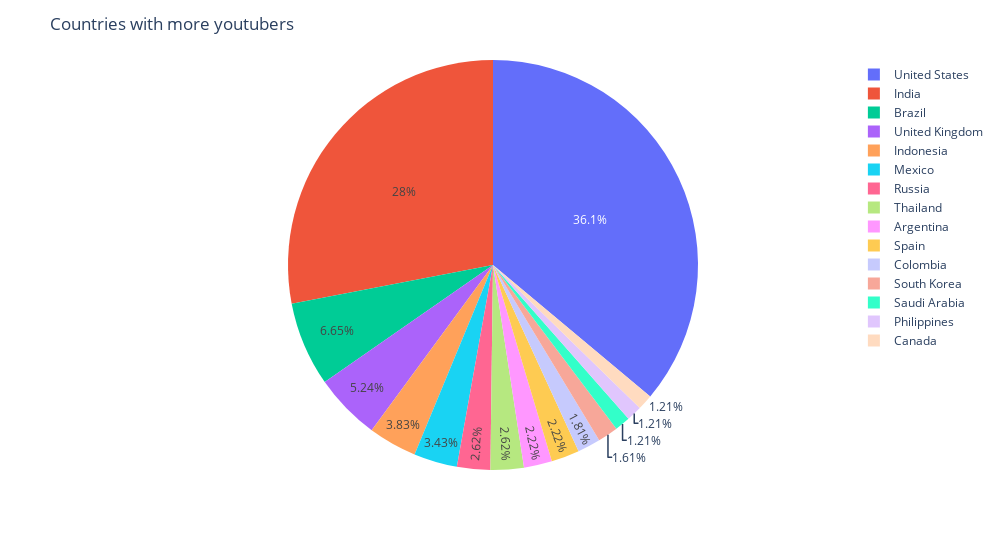

Source (notebook cell):
### Code cell
chanel_country=df.groupby('Country').agg({"Youtuber":"count"}).sort_values(by='Youtuber',ascending=False).reset_index().head(15)
fig=px.pie(chanel_country,names='Country',values='Youtuber')
fig.update_layout(width=1000,height=550,title='Countries with more youtubers')

### Figure 1 — Plotly figure (JSON) as saved in the notebook; plotly's stock layout.template omitted (floating-point values rounded to 4 significant figures)
{"data": [{"domain": {"x": [0, 1], "y": [0, 1]}, "hovertemplate": "Country=%{label}<br>Youtuber=%{value}<extra></extra>", "labels": ["United States", "India", "Brazil", "United Kingdom", "Indonesia", "Mexico", "Russia", "Thailand", "Argentina", "Spain", "Colombia", "South Korea", "Saudi Arabia", "Philippines", "Canada"], "legendgroup": "", "name": "", "showlegend": true, "type": "pie", "values": [179, 139, 33, 26, 19, 17, 13, 13, 11, 11, 9, 8, 6, 6, 6]}], "layout": {"height": 550, "legend": {"tracegroupgap": 0}, "margin": {"t": 60}, "title": {"text": "Countries with more youtubers"}, "width": 1000}}
